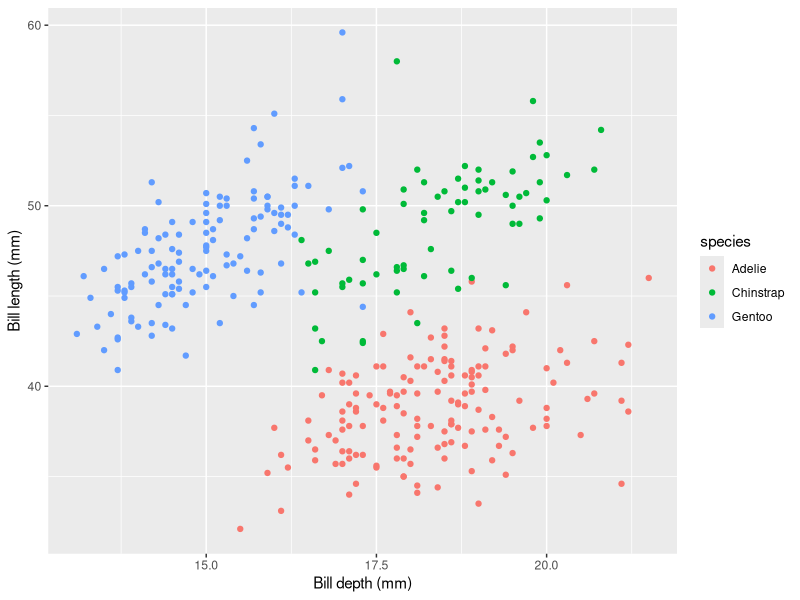

Recreate this plot in R.
library(palmerpenguins)
library(tidyverse)



ggplot(penguins, aes(x=bill_depth_mm, y = bill_length_mm, color=species))+
  labs(x = "Bill depth (mm)", y = "Bill length (mm)") +
  geom_point()
  
